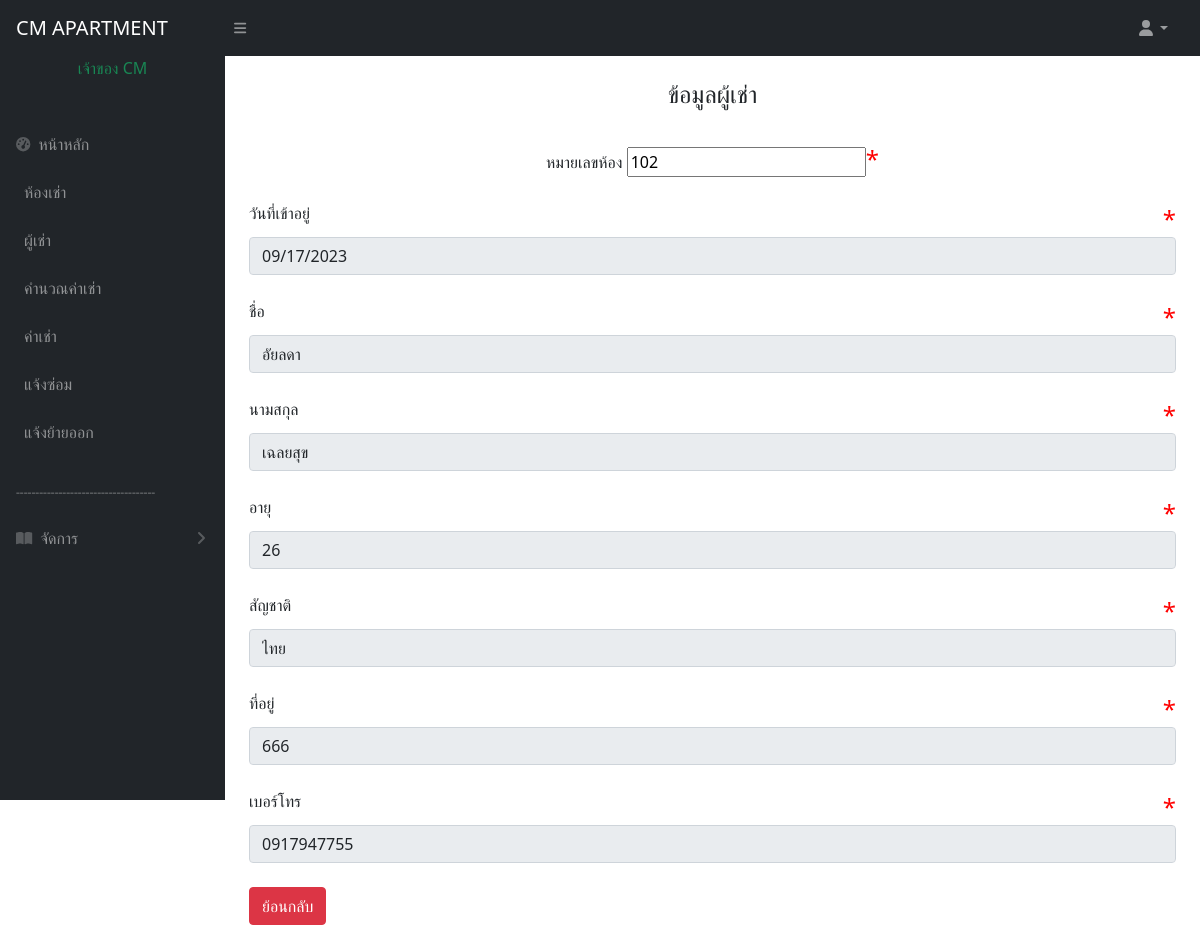
Page /tenent3.php?id=102&act=booking (signed in) on the committed database.
### tables this page shows
CREATE TABLE `tenent` (
  `id` int(11) NOT NULL COMMENT 'ลำดับผู้เช่า',
  `name` text DEFAULT NULL COMMENT 'ชื่อ',
  `lastname` text DEFAULT NULL COMMENT 'นามสกุล',
  `id_card` varchar(500) DEFAULT NULL COMMENT 'เลขบัตรประชาชน',
  `age` int(10) DEFAULT NULL,
  `cunty` text DEFAULT NULL,
  `address` varchar(500) DEFAULT NULL,
  `tel` varchar(500) DEFAULT NULL COMMENT 'เบอร์โทร',
  `pic_idcard` varchar(500) DEFAULT NULL COMMENT 'รูปบัตรปชช.',
  `pic_rent` varchar(500) DEFAULT NULL COMMENT 'รูปสัญญาเช่า',
  `id_room` int(11) DEFAULT NULL COMMENT 'หมายเลขห้อง',
  `date_in` date DEFAULT NULL COMMENT 'วันที่เข้า'
);

### tenent3.php (the view, shortened to what this page needs)
<?php
include 'condb.php';
$id = $_GET['id'];
$sql = "SELECT * FROM tenent WHERE id_room='$id'";
$result = mysqli_query($conn, $sql);
$row = mysqli_fetch_array($result);
?>
<!DOCTYPE html>
<html lang="en">
<head>
    <link href="https://cdn.jsdelivr.net/npm/simple-datatables@7.1.2/dist/style.min.css" rel="stylesheet" />
    <link href="css/styles.css" rel="stylesheet" />
    <link href="bootstarp/css/bootstrap.min.css" rel="stylesheet">
</head>
<body class="sb-nav-fixed">
    <?php include 'menu.php'; ?>
    <div id="layoutSidenav_content">
        <main>
            <div class="container-md">
                <br>
                <div class="row">
                    <div class="col-md">
                        <div class="" role="alert">
                            <h4>
                                <center>ข้อมูลผู้เช่า
                            </h4>
                        </div><br>
                        <form name="form1" method="post" action="insert_tenent.php">
                            <center><label>หมายเลขห้อง</label>
                                <input type="text" name="id_room" class="form=control" value="<?php echo $row['id_room']; ?>" readonly><font size="5" color="#FF0000">*</font>
                            </center><br>
                            <label>วันที่เข้าอยู่</label>
                            <font style="float:right"size="5" color="#FF0000">*</font>
                            <input readonly type="date" name="date_in" class="form-control" value="<?php echo $row['date_in']; ?>"><br>
                            <label>ชื่อ</label>
                            <font style="float:right"size="5" color="#FF0000">*</font><br>
                            <input value="<?php echo $row['name']; ?>" readonly type="text" name="name" class="form-control" required placeholder="ชื่อผู้เช่า"><br>
                            <label>นามสกุล</label>
                            <font style="float:right"size="5" color="#FF0000">*</font><br>
                            <input value="<?php echo $row['lastname']; ?>" readonly type="text" name="lastname" class="form-control" required placeholder="นามสกุลผู้เช่า"><br>
                            <label>อายุ</label>
                            <font style="float:right"size="5" color="#FF0000">*</font><br>
                            <input value="<?php echo $row['age']; ?>" readonly type="text" name="age" class="form-control" required placeholder="อายุ"><br>
                            <label>สัญชาติ</label>
                            <font style="float:right"size="5" color="#FF0000">*</font><br>
                            <input value="<?php echo $row['cunty']; ?>" readonly type="text" name="cunty" class="form-control" required placeholder="สัญชาติ"><br>
                            <label>ที่อยู่</label>
                            <font style="float:right"size="5" color="#FF0000">*</font><br>
                            <input value="<?php echo $row['address']; ?>" readonly type="text" name="address" class="form-control" required placeholder="ที่อยู่"><br>
                            <label>เบอร์โทร</label>
                            <font style="float:right"size="5" color="#FF0000">*</font><br>
                            <input value="<?php echo $row['tel']; ?>" readonly type="text" name="tel" class="form-control" required placeholder="เบอร์โทร" minlength="10" maxlength="10"><br>
                            <a href="test.php" class="btn btn-danger">ย้อนกลับ</a>
                            <br>
                        </form>
                    </div>
                </div>
            </div>
    </div>
    </div>
</body>
</html>

### rows in the picture
tenent: id_room "102", date_in "09/17/2023", name "อัยลดา", lastname "เฉลยสุข", age "26", cunty "ไทย", address "666", tel "0917947755"

### other values in the picture
$_SESSION["firtsname"] "เจ้าของ"
$_SESSION["lastname"] "CM"
